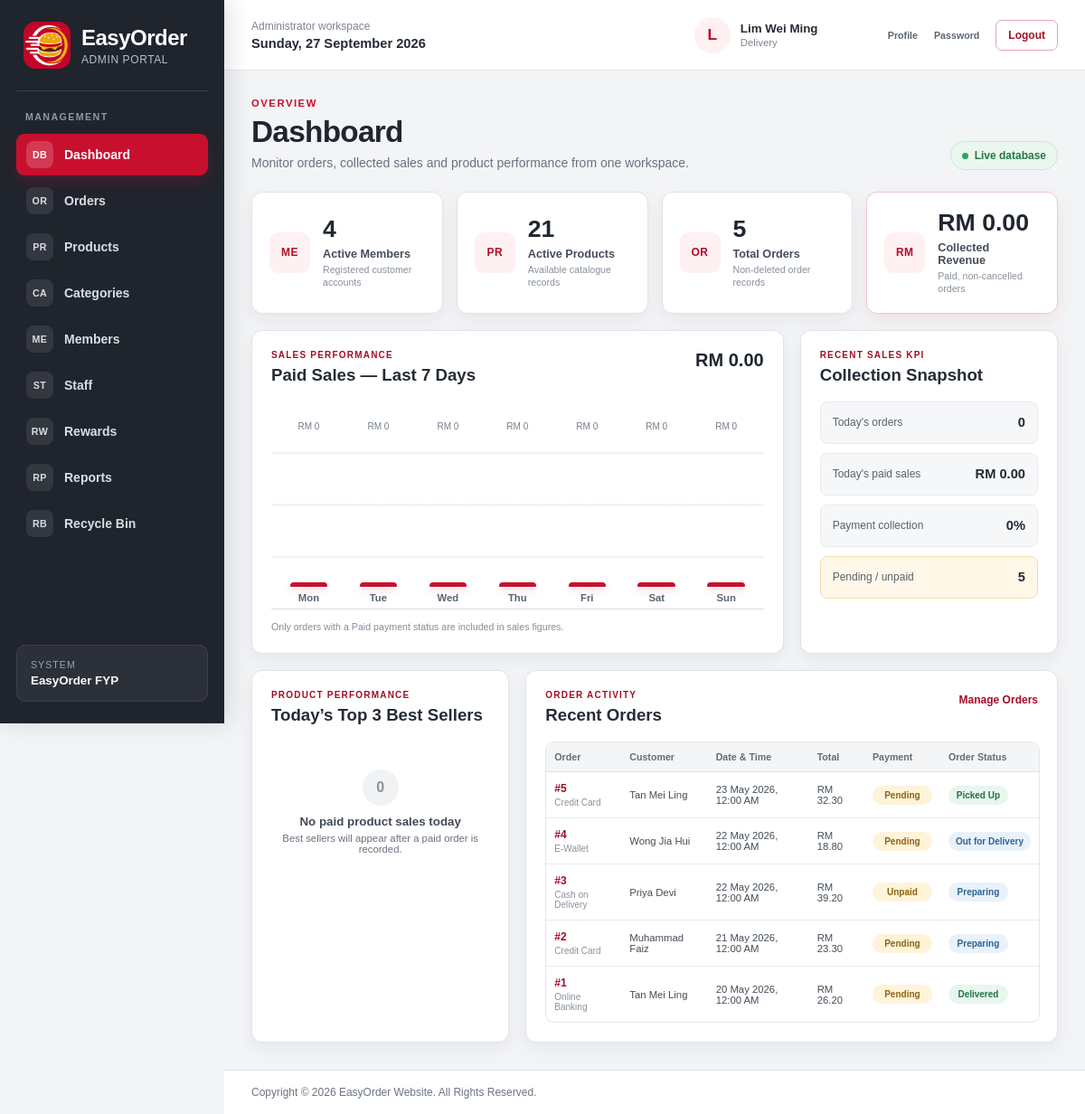
/admin_dashboard.php (signed in), run on an earlier commit of the app's database.
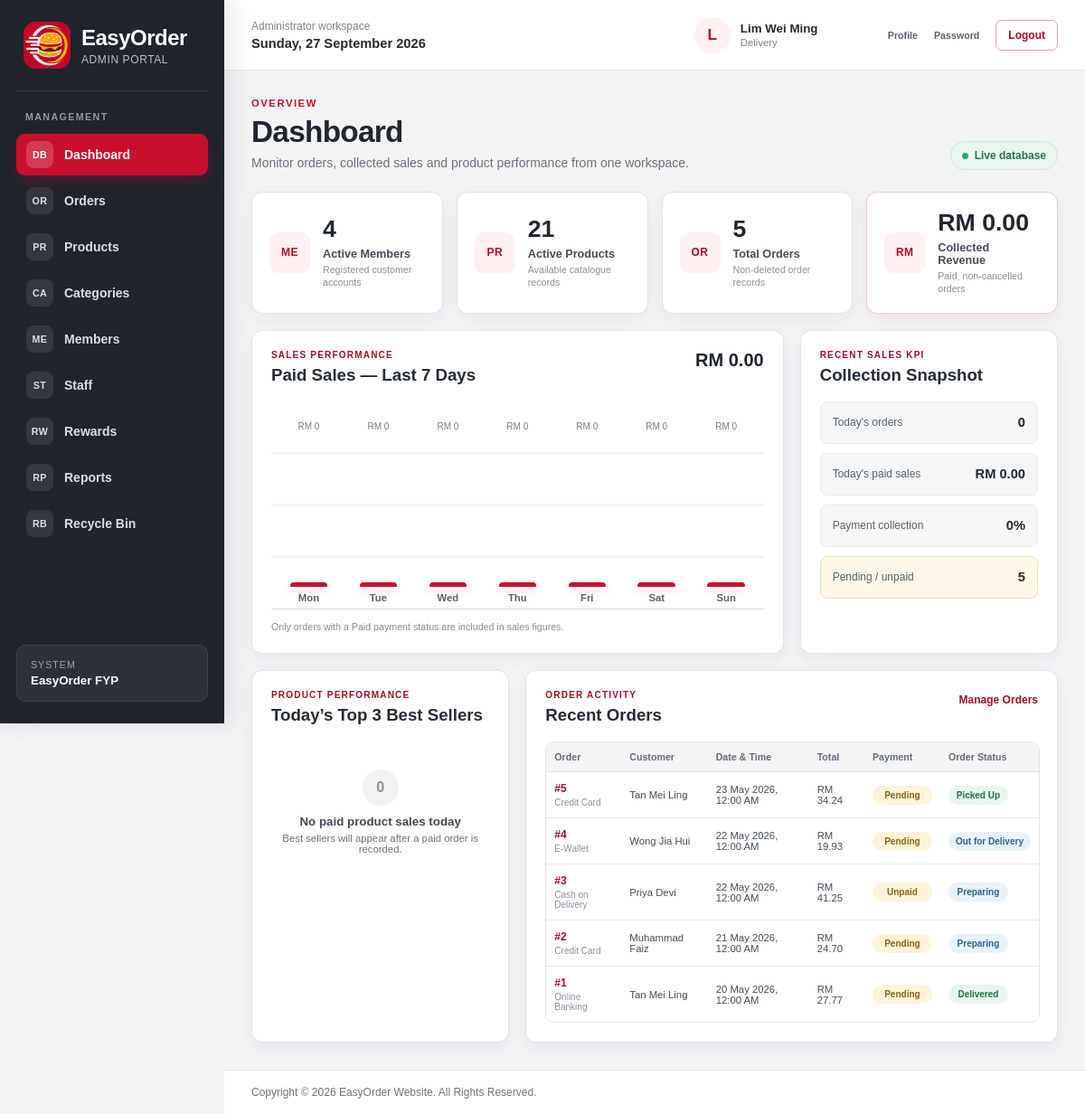
And on a later commit of the database.
### tables this page shows
CREATE TABLE `orders` (
  `order_id` int(11) NOT NULL,
  `order_member` int(11) NOT NULL,
  `order_date` datetime NOT NULL,
  `order_total` decimal(7,2) NOT NULL,
  `order_payment` varchar(20) NOT NULL,
  `order_payment_status` varchar(20) NOT NULL DEFAULT 'Pending',
  `order_delivery` varchar(5) NOT NULL,
  `order_address` varchar(255) NOT NULL,
  `order_status` varchar(20) NOT NULL,
  `order_isDelete` int(1) NOT NULL DEFAULT 0
);

CREATE TABLE `member` (
  `member_id` int(11) NOT NULL,
  `member_name` varchar(100) NOT NULL,
  `member_email` varchar(100) NOT NULL,
  `member_password` varchar(255) NOT NULL,
  `member_phone` varchar(15) NOT NULL,
  `member_gender` varchar(10) NOT NULL,
  `member_dob` date NOT NULL,
  `member_address` varchar(140) NOT NULL DEFAULT '',
  `member_state` varchar(30) NOT NULL,
  `member_city` varchar(50) NOT NULL,
  `member_postcode` char(5) NOT NULL,
  `member_points` int(6) NOT NULL DEFAULT 0,
  `member_joindate` date NOT NULL,
  `member_isDelete` int(1) NOT NULL DEFAULT 0
);

### admin_dashboard.php (the view, shortened to what the changed rows need)
<?php
include("dataconnection.php");
require_once("admin_shell.php");
function easyorder_dashboard_rows($connect,$sql)
{
	$rows = array();
	$result = mysqli_query($connect,$sql);
	if($result)
	{
		while($row = mysqli_fetch_assoc($result))
		{
			$rows[] = $row;
		}
	}
	return $rows;
}
function easyorder_dashboard_status_class($status)
{
	$normalized = strtolower(trim((string)$status));
	if(in_array($normalized,array("paid","delivered","completed","picked up"),true))
	{
		return "status-success";
	}
	if(in_array($normalized,array("preparing","out for delivery","processing"),true))
	{
		return "status-info";
	}
	return "status-warning";
}
$recent_orders = easyorder_dashboard_rows($connect,"SELECT o.order_id,o.order_date,o.order_total,o.order_payment,o.order_payment_status,o.order_status,m.member_name FROM orders o INNER JOIN member m ON m.member_id=o.order_member WHERE o.order_isDelete=0 ORDER BY o.order_date DESC,o.order_id DESC LIMIT 6");
?>
<!DOCTYPE html>
<html lang="en">
<head>
<link rel="stylesheet" href="style.css">
<link rel="stylesheet" href="admin_style.css">
</head>
<body class="admin-body">
<section class="admin-page-heading">
	<div>
		<h1>Dashboard</h1>
	</div>
</section>
<section class="admin-dashboard-grid">
	<article class="admin-panel admin-sales-panel">
		<header class="admin-panel-heading">
			<div><p>SALES PERFORMANCE</p><h2>Paid Sales — Last 7 Days</h2></div>
		</header>
	</article>
	<article class="admin-panel admin-kpi-panel">
		<header class="admin-panel-heading"><div><p>RECENT SALES KPI</p><h2>Collection Snapshot</h2></div></header>
	</article>
	<article class="admin-panel admin-best-seller-panel">
		<header class="admin-panel-heading"><div><p>PRODUCT PERFORMANCE</p><h2>Today’s Top 3 Best Sellers</h2></div></header>
	</article>
	<article class="admin-panel admin-recent-orders-panel">
		<header class="admin-panel-heading">
			<div><p>ORDER ACTIVITY</p><h2>Recent Orders</h2></div>
		</header>
		<?php if(count($recent_orders)>0): ?>
			<div class="admin-table-wrap">
				<table class="admin-dashboard-table">
					<thead><tr><th>Order</th><th>Customer</th><th>Date &amp; Time</th><th>Total</th><th>Payment</th><th>Order Status</th></tr></thead>
					<tbody>
					<?php foreach($recent_orders as $order): ?>
						<tr>
							<td><a class="admin-order-number" href="admin_order_details.php?order_id=<?php echo (int)$order["order_id"]; ?>">#<?php echo (int)$order["order_id"]; ?></a><small><?php echo htmlspecialchars($order["order_payment"],ENT_QUOTES,"UTF-8"); ?></small></td>
							<td><?php echo htmlspecialchars($order["member_name"],ENT_QUOTES,"UTF-8"); ?></td>
							<td><?php echo htmlspecialchars(date("d M Y, h:i A",strtotime($order["order_date"])),ENT_QUOTES,"UTF-8"); ?></td>
							<td>RM <?php echo number_format($order["order_total"],2); ?></td>
							<td><span class="admin-status-badge <?php echo easyorder_dashboard_status_class($order["order_payment_status"]); ?>"><?php echo htmlspecialchars($order["order_payment_status"],ENT_QUOTES,"UTF-8"); ?></span></td>
							<td><span class="admin-status-badge <?php echo easyorder_dashboard_status_class($order["order_status"]); ?>"><?php echo htmlspecialchars($order["order_status"],ENT_QUOTES,"UTF-8"); ?></span></td>
						</tr>
					<?php endforeach; ?>
					</tbody>
				</table>
			</div>
		<?php else: ?>
			<div class="admin-empty-state"><span>0</span><strong>No orders yet</strong><p>New customer orders will appear here.</p></div>
		<?php endif; ?>
	</article>
</section>
</body>
</html>

What changed in the data, as far as the page shows it:
changed orders "23 May 2026, 12:00 AM": order_total "32.30" → "34.24"
changed orders "E-Wallet": order_total "18.80" → "19.93"
changed orders "Cash on Delivery": order_total "39.20" → "41.25"
changed orders "21 May 2026, 12:00 AM": order_total "23.30" → "24.70"
changed orders "20 May 2026, 12:00 AM": order_total "26.20" → "27.77"
